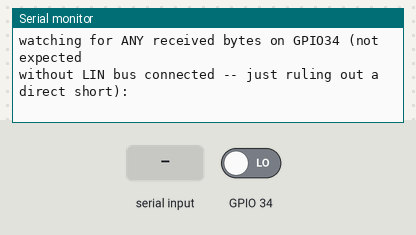
A program run on a simulated ESP32. Shown: the last lines printed to the serial monitor. The test bench sets the inputs (shaded band); at power-on: GPIO 34 LOW.

Above: at 6.2 s.
6.3 s: "1" received over the second serial link
At 7.4 s:
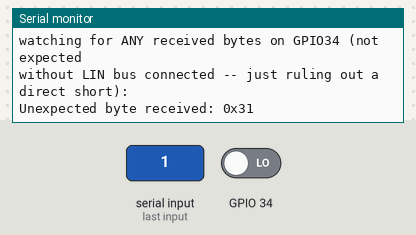
7.8 s: "0" received over the second serial link
At 8.5 s:
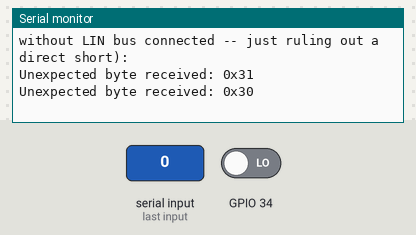
9.3 s: "2" received over the second serial link
At 9.6 s:
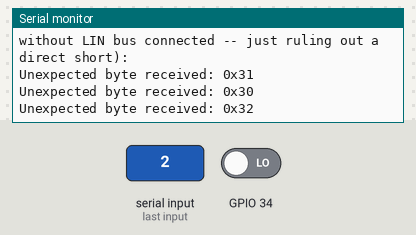
Timing chart, 0 to 12.3 s (numbered marks = the images above; inputs shaded):
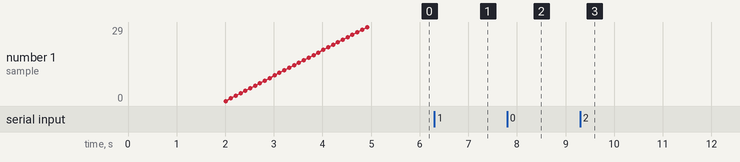

Measured:
- after the input at 6.3 s, the serial monitor: prints a new line at once (image 1)
- after the input at 7.8 s, the serial monitor: prints a new line at once (image 2)
- after the input at 9.3 s, the serial monitor: prints a new line at once (image 3)

The program:

main.cpp
```cpp
// LIN transceiver power-up sanity check -- BEFORE the transceiver's bus
// (LIN) pin is connected to the actual CI Bus/splitter/heater.
//
// At this stage only the microcontroller-side pins are wired:
//   T3 GPIO34 <- transceiver TX (data from transceiver to us)
//   T3 GPIO4  -> transceiver RX (data from us to transceiver)
//   GND/12V   -> transceiver power
// The transceiver's LIN pin itself is NOT yet connected to anything.
//
// What this sketch checks:
// 1. Raw digital level on GPIO34 (not as UART) -- most LIN transceivers
//    idle HIGH on their RXD/TX-to-host line when powered and the bus pin
//    is undriven/floating. A STABLE high (not floating/toggling noise)
//    is a good first sign the transceiver chip is alive and its output
//    driver is actively holding the line, not floating.
// 2. Sends test bytes out on Serial2 (GPIO4) and watches GPIO34 for any
//    reaction. With the LIN bus pin unconnected, most transceivers will
//    NOT echo TX back to RX (that's not how LIN works -- TX drives the
//    bus pin, RX reads the bus pin, they're not directly wired together
//    inside the chip) -- so "no echo" here is EXPECTED and not a failure.
//    This step is just to rule out anything unexpected (e.g. a dead
//    short between the two lines).

#include <Arduino.h>

HardwareSerial LinSerial(2);

void setup() {
  Serial.begin(115200);
  delay(2000);
  Serial.println();
  Serial.println("=== LIN transceiver power-up sanity check ===");
  Serial.println("(LIN bus pin NOT yet connected to CI Bus -- mcu-side only)");
  Serial.println();

  pinMode(34, INPUT);

  Serial.println("Reading raw digital level on GPIO34 (transceiver TX-to-us line)");
  Serial.println("for 3 seconds, sampling every 100ms:");
  for (int i = 0; i < 30; i++) {
    int level = digitalRead(34);
    Serial.print("  sample "); Serial.print(i);
    Serial.print(": "); Serial.println(level == HIGH ? "HIGH" : "LOW");
    delay(100);
  }

  Serial.println();
  Serial.println("Interpretation:");
  Serial.println("  - All HIGH, unchanging -> transceiver alive, output driver");
  Serial.println("    actively holding idle state. GOOD SIGN.");
  Serial.println("  - All LOW, unchanging -> could mean transceiver output is");
  Serial.println("    actively pulling low (check datasheet for this model's");
  Serial.println("    idle polarity), or transceiver not powered/not driving.");
  Serial.println("  - Random mix of HIGH/LOW -> floating pin, transceiver output");
  Serial.println("    not actively driving this line -- check wiring/power.");
  Serial.println();

  LinSerial.begin(19200, SERIAL_8N1, 34, 4); // LIN standard uses 19200 commonly, 9600 also common -- just testing transport, not real LIN framing yet
  Serial.println("Now sending test bytes on Serial2 (GPIO4) every 500ms,");
  Serial.println("watching for ANY received bytes on GPIO34 (not expected");
  Serial.println("without LIN bus connected -- just ruling out a direct short):");
}

void loop() {
  static uint32_t last_send = 0;
  if (millis() - last_send > 500) {
    LinSerial.write(0x55); // LIN sync byte, for realism
    last_send = millis();
  }

  if (LinSerial.available()) {
    uint8_t b = LinSerial.read();
    Serial.print("Unexpected byte received: 0x");
    Serial.println(b, HEX);
  }
}
```
